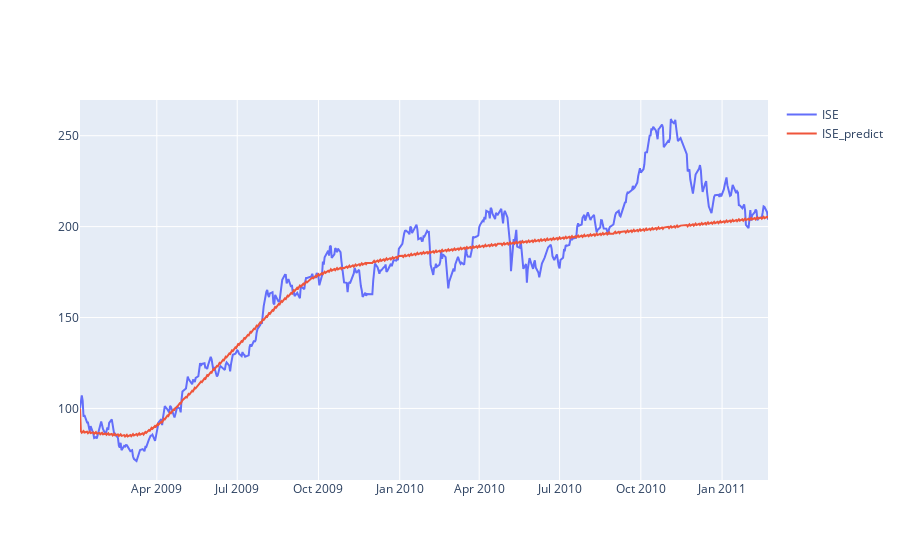
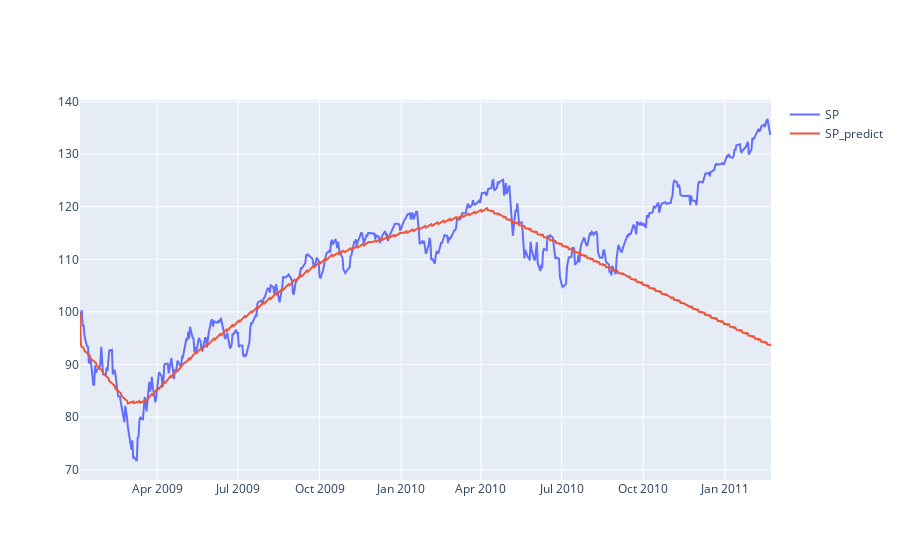
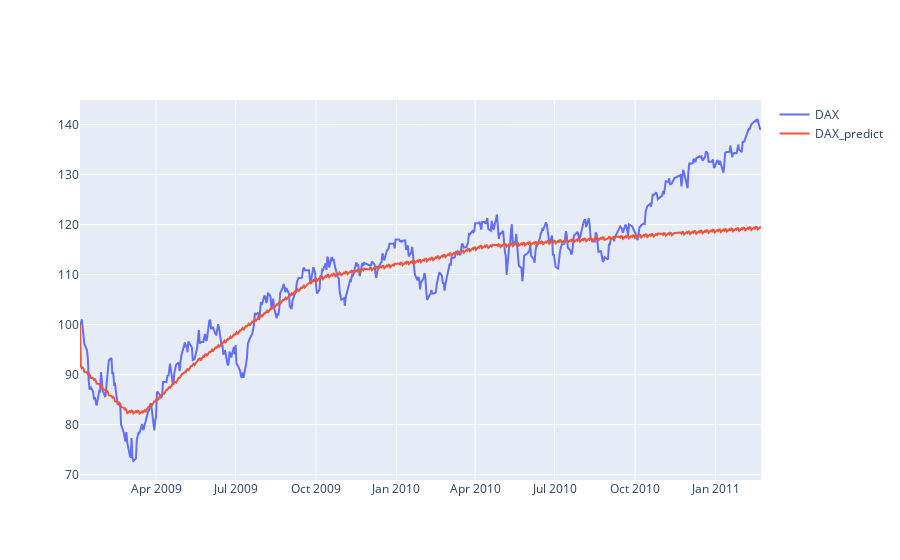
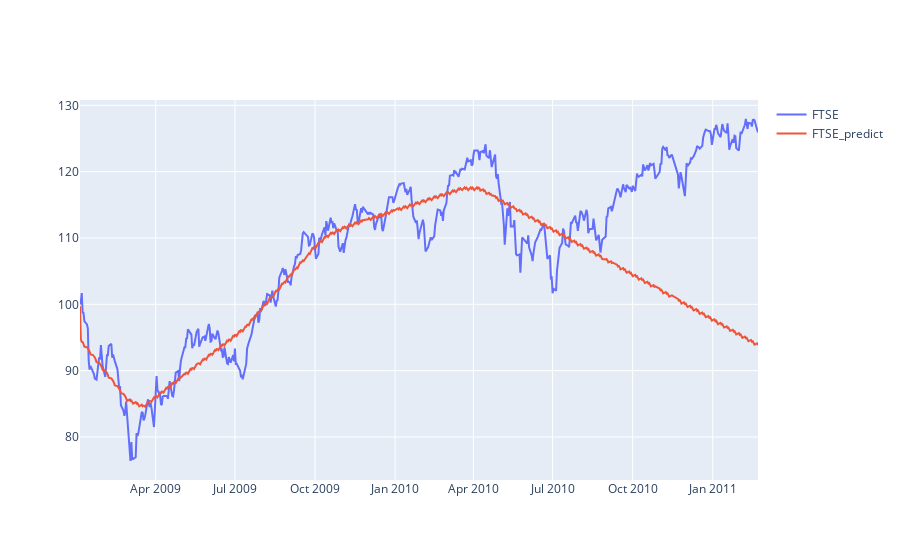

The notebook cell saved with these charts, in order:
### Markdown cell above
В целом можно сделать вывод, что prophet больше подходит для больших датасетов и больших горизонтов предсказания, поэтому и предсказание на этом датасете такое неточное. Построим индексы на одном графике

### Code cell
fig = go.Figure()
for column in indexes.columns[1:]: #по сути проделываем тоже самое, что и с ISE только меняем название колонки 
    predictor = prophet.Prophet()
    days = 120
    predict_days = 181
    predictor.fit(df = indexes.reset_index()[['date', column]][:-days].rename(columns ={'date':'ds',column:'y'}))
    future = predictor.make_future_dataframe(periods=predict_days)
    forecast = predictor.predict(future)
    forecast = forecast.rename(columns = {'ds':'date'})
    total = pd.merge(forecast, indexes, on = 'date', how = 'inner').dropna()
    forecast = total[['date', 'yhat']]
    forecast = forecast.rename(columns = {'date':'ds'})
    fig = go.Figure()
    fig.add_trace(go.Scatter(x = indexes['date'], y = indexes[column], name = column)) #реальная динамика индекса
    fig.add_trace(go.Scatter(x = forecast['ds'], y = forecast['yhat'], name = f'{column}_predict')) #предсказанная моделью
    fig.show()

### Figure 1 — Plotly figure (JSON) as saved in the notebook; plotly's stock layout.template omitted (floating-point values rounded to 4 significant figures; data arrays with more than 128 entries replaced by an {"elided": "..."} marker saying what was removed)
{"data": [{"name": "ISE", "type": "scatter", "x": {"elided": "537 str values"}, "y": {"elided": "537 float values"}}, {"name": "ISE_predict", "type": "scatter", "x": {"elided": "537 str values"}, "y": {"elided": "537 float values"}}], "layout": {}}

### Figure 2 — Plotly figure (JSON) as saved in the notebook; plotly's stock layout.template omitted (floating-point values rounded to 4 significant figures; data arrays with more than 128 entries replaced by an {"elided": "..."} marker saying what was removed)
{"data": [{"name": "SP", "type": "scatter", "x": {"elided": "537 str values"}, "y": {"elided": "537 float values"}}, {"name": "SP_predict", "type": "scatter", "x": {"elided": "537 str values"}, "y": {"elided": "537 float values"}}], "layout": {}}

### Figure 3 — Plotly figure (JSON) as saved in the notebook; plotly's stock layout.template omitted (floating-point values rounded to 4 significant figures; data arrays with more than 128 entries replaced by an {"elided": "..."} marker saying what was removed)
{"data": [{"name": "DAX", "type": "scatter", "x": {"elided": "537 str values"}, "y": {"elided": "537 float values"}}, {"name": "DAX_predict", "type": "scatter", "x": {"elided": "537 str values"}, "y": {"elided": "537 float values"}}], "layout": {}}

### Figure 4 — Plotly figure (JSON) as saved in the notebook; plotly's stock layout.template omitted (floating-point values rounded to 4 significant figures; data arrays with more than 128 entries replaced by an {"elided": "..."} marker saying what was removed)
{"data": [{"name": "FTSE", "type": "scatter", "x": {"elided": "537 str values"}, "y": {"elided": "537 float values"}}, {"name": "FTSE_predict", "type": "scatter", "x": {"elided": "537 str values"}, "y": {"elided": "537 float values"}}], "layout": {}}
